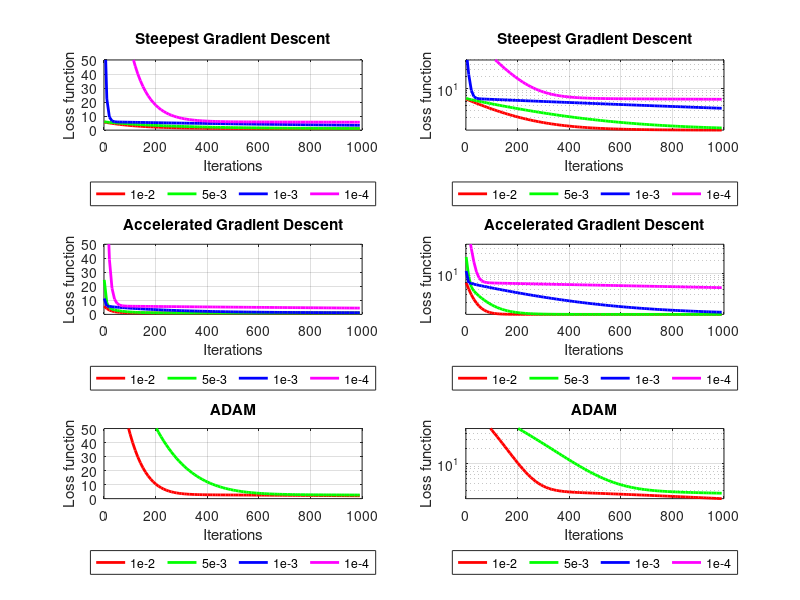

The MATLAB source for this figure:
X = [ones(1,91);1:0.1:10]';
true_w = [5;2];
noise_variance = 1
b = X*true_w + (randn(size(X)(1),1)*noise_variance);
num_samples = size(X)(1)

epsilon = 0.1;
alpha = [ 0.01, 0.005, 0.001, 0.0001 ];
beta_param = 0.8;
beta1_param = 0.9;
beta2_param = 0.999;
loss_values_steepest_grad_descent = zeros(length(alpha),91);
loss_values_accelerated_grad_descent = zeros(length(alpha),91);
loss_values_adam = zeros(length(alpha),91);
iter_values = 1:10:1000; % Run gradient descent for 1000 iterations

% Steepest gradient descent
for alpha_counter = 1:length(alpha)
    curr_alpha = alpha(alpha_counter);
    printf("Alpha : %f\n", curr_alpha )
    w = [ 0; 0];
    w_new = [0;0];

    for iter = 1:1000  
        w = w_new;
        loss_function = (1/num_samples)*sum( (X*w-b).^2 ); % Mean squared error
        grad_loss_function = (1/num_samples)*[ 2*(X*w-b)'*X(:,1) ;  2*(X*w-b)'*X(:,2)  ];
        w_new = w - curr_alpha*grad_loss_function;
        iter = iter + 1;
        if ( rem(iter,10) == 0 )
            % printf("Iterations: %d ; Loss: %f \n", iter, loss_function )
            loss_values_steepest_grad_descent(alpha_counter, iter/10) = loss_function;
        endif
    end
    printf("------\n")
end

% Accelerated gradient descent
for alpha_counter = 1:length(alpha)
    curr_alpha = alpha(alpha_counter);
    printf("Alpha : %f\n", curr_alpha )
    w = [ 0; 0];
    w_new = [0;0];
    q = [0;0];
    q_new = [0;0];

    for iter = 1:1000  
        q = q_new;
        w = w_new;
        loss_function = (1/num_samples)*sum( (X*w-b).^2 ); % Mean squared error
        grad_loss_function =(1/num_samples)*[ 2*(X*w-b)'*X(:,1) ;  2*(X*w-b)'*X(:,2)  ];
        q_new = beta_param*q + grad_loss_function;
        w_new = w - curr_alpha*q_new;
        iter = iter + 1;
        if ( rem(iter,10) == 0 )
            % printf("Iterations: %d ; Loss: %f \n", iter, loss_function )
            loss_values_accelerated_grad_descent(alpha_counter, iter/10) = loss_function;
        endif
    end
    printf("------\n")
end

% ADAM
for alpha_counter = 1:length(alpha)
    curr_alpha = alpha(alpha_counter);
    printf("Alpha : %f\n", curr_alpha )
    w = im2double(ones(size(X)(2),1))*0.5;
    m = im2double(zeros(size(X)(2),1));
    v = im2double(zeros(size(X)(2),1));
    w_new = im2double(ones(size(X)(2),1))*0.5;
    m_new = im2double(zeros(size(X)(2),1));
    v_new = im2double(zeros(size(X)(2),1));

    for iter = 1:1000  
        w = w_new;
        m = m_new;
        v = v_new;
    
        loss_function = (1/num_samples)*sum( (X*w-b).^2 ); % Mean squared error
        grad_loss_function = (1/num_samples)*[ 2*(X*w-b)'*X(:,1) ;  2*(X*w-b)'*X(:,2)  ];

        m_new = beta1_param*m + (1-beta1_param)*grad_loss_function;
        v_new = beta2_param*v + (1-beta2_param)*(grad_loss_function.^2);

        m_hat = ( m_new/(1-(beta1_param^iter)) );
        v_hat = ( v_new/(1-(beta2_param^iter)) );
               
        w_new = w - (curr_alpha*(m_hat./(v_hat.^(0.5) + epsilon)));

        if ( rem(iter,10) == 0 )
            printf("Iterations: %d ; Loss: %f \n", iter, loss_function )
            loss_values_adam(alpha_counter, iter/10) = loss_function;
        endif
    end
    printf("------\n")
end

plot_fig = figure();
subplot(3,2,1);
plot(
  iter_values, loss_values_steepest_grad_descent(1,:), "r", "linewidth", 2 ,
  iter_values, loss_values_steepest_grad_descent(2,:), "g", "linewidth", 2 ,
  iter_values, loss_values_steepest_grad_descent(3,:), "b", "linewidth", 2 ,
  iter_values, loss_values_steepest_grad_descent(4,:), "m", "linewidth", 2 
);
ylim([0 50]);
title("Steepest Gradient Descent");
xlabel("Iterations");
ylabel("Loss function");
h = legend( "1e-2", "5e-3", "1e-3", "1e-4" );
set(h, "location" ,"southoutside");
set(h,"orient", "horizontal");
grid("on");

subplot(3,2,2);
semilogy(
  iter_values, loss_values_steepest_grad_descent(1,:), "r", "linewidth", 2 ,
  iter_values, loss_values_steepest_grad_descent(2,:), "g", "linewidth", 2 ,
  iter_values, loss_values_steepest_grad_descent(3,:), "b", "linewidth", 2 ,
  iter_values, loss_values_steepest_grad_descent(4,:), "m", "linewidth", 2 
);
ylim([0 50]);
title("Steepest Gradient Descent");
xlabel("Iterations");
ylabel("Loss function");
h = legend( "1e-2", "5e-3", "1e-3", "1e-4" )
set(h, "location" ,"southoutside");
set(h,"orient", "horizontal");
grid("on");

subplot(3,2,3);
plot(
  iter_values, loss_values_accelerated_grad_descent(1,:), "r", "linewidth", 2 ,
  iter_values, loss_values_accelerated_grad_descent(2,:), "g", "linewidth", 2 ,
  iter_values, loss_values_accelerated_grad_descent(3,:), "b", "linewidth", 2 ,
  iter_values, loss_values_accelerated_grad_descent(4,:), "m", "linewidth", 2 
);
ylim([0 50]);
title("Accelerated Gradient Descent");
xlabel("Iterations");
ylabel("Loss function");
h = legend( "1e-2", "5e-3", "1e-3", "1e-4" )
set(h, "location" ,"southoutside");
set(h,"orient", "horizontal");
grid("on");

subplot(3,2,4);
semilogy(
  iter_values, loss_values_accelerated_grad_descent(1,:), "r", "linewidth", 2 ,
  iter_values, loss_values_accelerated_grad_descent(2,:), "g", "linewidth", 2 ,
  iter_values, loss_values_accelerated_grad_descent(3,:), "b", "linewidth", 2 ,
  iter_values, loss_values_accelerated_grad_descent(4,:), "m", "linewidth", 2 
);
ylim([0 50]);
title("Accelerated Gradient Descent");
xlabel("Iterations");
ylabel("Loss function");
h = legend( "1e-2", "5e-3", "1e-3", "1e-4" );
set(h, "location" ,"southoutside");
set(h,"orient", "horizontal");
grid("on");

subplot(3,2,5);
plot(
  iter_values, loss_values_adam(1,:), "r", "linewidth", 2 ,
  iter_values, loss_values_adam(2,:), "g", "linewidth", 2 ,
  iter_values, loss_values_adam(3,:), "b", "linewidth", 2 ,
  iter_values, loss_values_adam(4,:), "m", "linewidth", 2 
);
ylim([0 50]);
title("ADAM");
xlabel("Iterations");
ylabel("Loss function");
h = legend( "1e-2", "5e-3", "1e-3", "1e-4" );
set(h, "location" ,"southoutside");
set(h,"orient", "horizontal");
grid("on");

subplot(3,2,6);
semilogy(
  iter_values, loss_values_adam(1,:), "r", "linewidth", 2 ,
  iter_values, loss_values_adam(2,:), "g", "linewidth", 2 ,
  iter_values, loss_values_adam(3,:), "b", "linewidth", 2 ,
  iter_values, loss_values_adam(4,:), "m", "linewidth", 2 
);
ylim([0 50]);
title("ADAM");
xlabel("Iterations");
ylabel("Loss function");
h=legend( "1e-2", "5e-3", "1e-3", "1e-4" );
set(h, "location" ,"southoutside");
set(h,"orient", "horizontal");
grid("on");

print(plot_fig, "linear_regression_one_variable.eps", "-depsc");